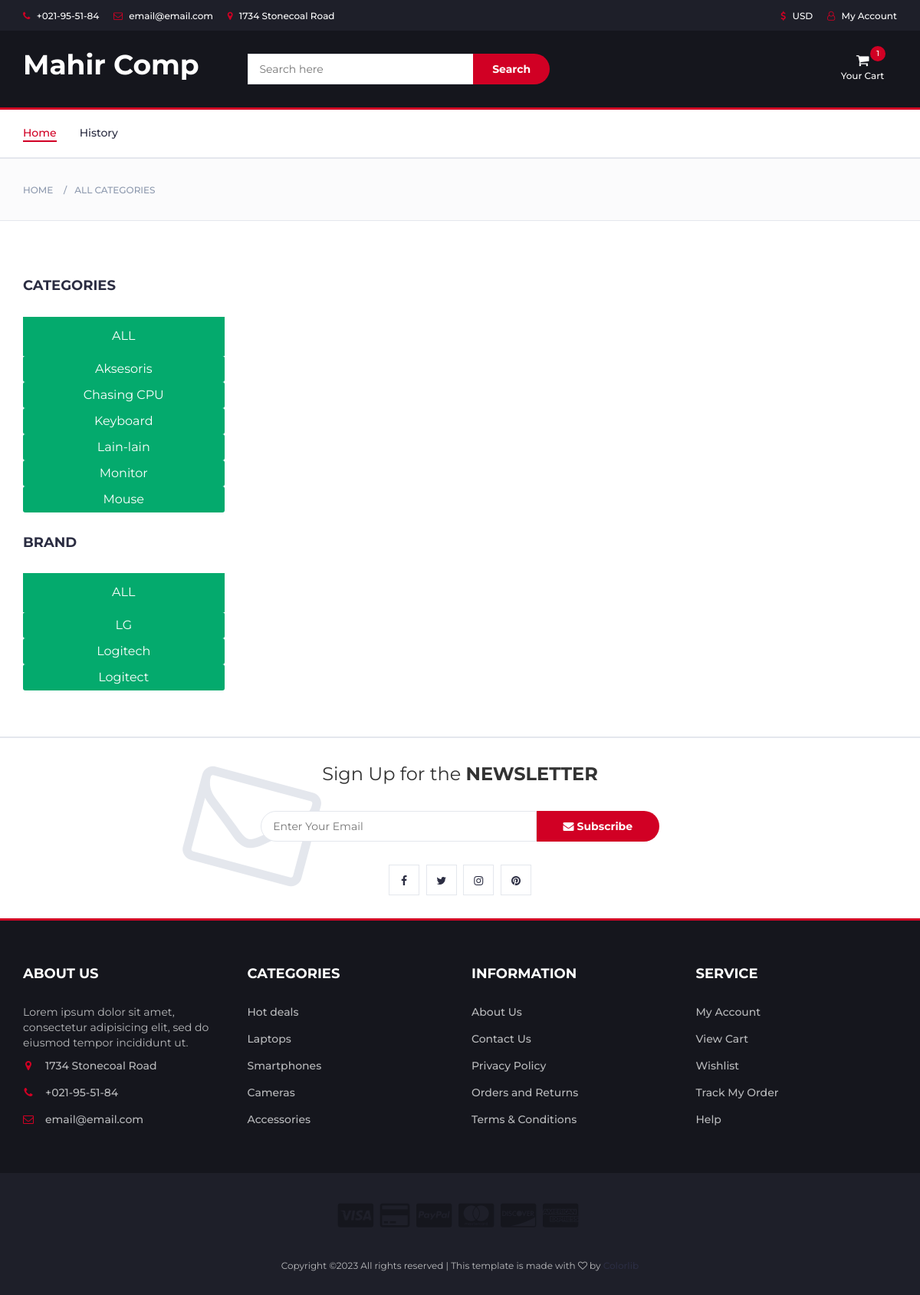
The page / on the database its author committed.
### tables this page shows
CREATE TABLE `tb_kategori_barang` (
  `id_kategori` varchar(15) NOT NULL,
  `nm_kategori` varchar(50) DEFAULT NULL
);

### application/controllers/Front.php (called while the page is built, shortened)
<?php
class Front extends CI_Controller {
    public function __construct(){
        $this->load->helper('url');
		$this->load->library('pagination');
		$this->load->database();
    }
	public function index()
	{
        $this->db->order_by("nm_kategori", "asc");
        $data['kategori'] = $this->db->get('tb_kategori_barang')->result();
        $data['merk'] = $this->db->query("select distinct merk from tb_barang where merk not in ('-') order by merk")->result();
        $head['jml_chart'] = $this->db->query("select count(*) as jml_chart from tb_temp_chart")->row()->jml_chart;
        $this->load->view('template/front/header',$head);
        $this->load->view('template/front/menu');
        $this->load->view('pages/front/home', $data);
        $this->load->view('template/front/footer');
	}
}

### index.php (called while the page is built, shortened)
<?php
require_once BASEPATH.'core/CodeIgniter.php';

### application/views/pages/front/home.php (the view, shortened to what this page needs)
<div id="breadcrumb" class="section">
	<div class="container">
		<div class="row">
			<div class="col-md-12">
				<ul class="breadcrumb-tree">
					<li><a href="<?php echo base_url('front'); ?>">Home</a></li>
					<li class="active"><a href="javascript;:">All Categories</a></li>
				</ul>
			</div>
		</div>
	</div>
</div>
<div class="section">
	<div class="container">
		<div class="row">
			<div id="aside" class="col-md-3">
				<div class="aside">
					<h3 class="aside-title">Categories</h3>
					<div class="checkbox-filter">
					<button type="button" class="btn-danger block" onclick="actKategori('ALL')">ALL</button>
					<?php foreach($kategori as $kat){ ?>
						<button type="button" onclick="actKategori('<?= $kat->id_kategori ?>')" class="btn-sm btn-danger block" style="padding: 5px 10px!important;"><?= $kat->nm_kategori ?></button>
					<?php } ?>
					</div>
				</div>
				<div class="aside">
					<h3 class="aside-title">Brand</h3>
					<div class="checkbox-filter">
						<button type="button" class="btn-danger block" onclick="actMerk('ALL')">ALL</button>
						<?php foreach($merk as $brand){ ?>
						<button type="button" class="btn-sm btn-danger block" style="padding: 5px 10px!important;"><?= $brand->merk ?></button>
						<?php } ?>
					</div>
				</div>
			</div>
			<div id="store" class="col-md-9">
			</div>
		</div>
	</div>
</div>

### application/views/template/front/header.php (shortened to what this page needs)
<!DOCTYPE html>
<html lang="en">
	<head>
 		<link type="text/css" rel="stylesheet" href="<?php echo base_url(); ?>assets/template/front/css/bootstrap.min.css"/>
 		<link type="text/css" rel="stylesheet" href="<?php echo base_url(); ?>assets/template/front/css/slick.css"/>
 		<link type="text/css" rel="stylesheet" href="<?php echo base_url(); ?>assets/template/front/css/slick-theme.css"/>
 		<link type="text/css" rel="stylesheet" href="<?php echo base_url(); ?>assets/template/front/css/nouislider.min.css"/>
 		<link rel="stylesheet" href="<?php echo base_url(); ?>assets/template/front/css/font-awesome.min.css">
 		<link type="text/css" rel="stylesheet" href="<?php echo base_url(); ?>assets/template/front/css/style.css"/>
    </head>
	<body>
		<header>
			<div id="top-header">
				<div class="container">
					<ul class="header-links pull-left">
						<li><a href="#"><i class="fa fa-phone"></i> +021-95-51-84</a></li>
						<li><a href="#"><i class="fa fa-envelope-o"></i> email@email.com</a></li>
						<li><a href="#"><i class="fa fa-map-marker"></i> 1734 Stonecoal Road</a></li>
					</ul>
					<ul class="header-links pull-right">
						<li><a href="#"><i class="fa fa-dollar"></i> USD</a></li>
						<li><a href="#"><i class="fa fa-user-o"></i> My Account</a></li>
					</ul>
				</div>
			</div>
			<div id="header">
				<div class="container">
					<div class="row">
						<div class="col-md-3">
							<div class="header-logo">
								<a href="#" class="logo">
                                    <h1 style="color: white;padding-top: 10px;">Mahir Comp</h1>
								</a>
							</div>
						</div>
						<div class="col-md-6">
							<div class="header-search">
								<form>
									<input class="input" placeholder="Search here">
									<button class="search-btn">Search</button>
								</form>
							</div>
						</div>
						<div class="col-md-3 clearfix">
							<div class="header-ctn">
								<div class="dropdown">
									<a class="dropdown-toggle" data-toggle="dropdown" aria-expanded="true">
										<i class="fa fa-shopping-cart"></i>
										<span>Your Cart</span>
										<div class="qty"><?= $jml_chart ?></div>
									</a>
								</div>
							</div>
						</div>
					</div>
				</div>
			</div>
		</header>

### application/views/template/front/menu.php
<nav id="navigation">
    <div class="container">
        <div id="responsive-nav">
            <ul class="main-nav nav navbar-nav">
                <li class="active"><a href="<?php echo base_url('front'); ?>">Home</a></li>
                <li><a href="<?php echo base_url('history'); ?>">History</a></li>
            </ul>
        </div>
    </div>
</nav>

### application/views/template/front/footer.php (shortened to what this page needs)
		<div id="newsletter" class="section">
			<div class="container">
				<div class="row">
					<div class="col-md-12">
						<div class="newsletter">
							<p>Sign Up for the <strong>NEWSLETTER</strong></p>
							<form>
								<input class="input" type="email" placeholder="Enter Your Email">
								<button class="newsletter-btn"><i class="fa fa-envelope"></i> Subscribe</button>
							</form>
							<ul class="newsletter-follow">
								<li>
									<a href="#"><i class="fa fa-facebook"></i></a>
								</li>
								<li>
									<a href="#"><i class="fa fa-twitter"></i></a>
								</li>
								<li>
									<a href="#"><i class="fa fa-instagram"></i></a>
								</li>
								<li>
									<a href="#"><i class="fa fa-pinterest"></i></a>
								</li>
							</ul>
						</div>
					</div>
				</div>
			</div>
		</div>
		<footer id="footer">
			<div class="section">
				<div class="container">
					<div class="row">
						<div class="col-md-3 col-xs-6">
							<div class="footer">
								<h3 class="footer-title">About Us</h3>
								<p>Lorem ipsum dolor sit amet, consectetur adipisicing elit, sed do eiusmod tempor incididunt ut.</p>
								<ul class="footer-links">
									<li><a href="#"><i class="fa fa-map-marker"></i>1734 Stonecoal Road</a></li>
									<li><a href="#"><i class="fa fa-phone"></i>+021-95-51-84</a></li>
									<li><a href="#"><i class="fa fa-envelope-o"></i>email@email.com</a></li>
								</ul>
							</div>
						</div>
						<div class="col-md-3 col-xs-6">
							<div class="footer">
								<h3 class="footer-title">Categories</h3>
								<ul class="footer-links">
									<li><a href="#">Hot deals</a></li>
									<li><a href="#">Laptops</a></li>
									<li><a href="#">Smartphones</a></li>
									<li><a href="#">Cameras</a></li>
									<li><a href="#">Accessories</a></li>
								</ul>
							</div>
						</div>
						<div class="col-md-3 col-xs-6">
							<div class="footer">
								<h3 class="footer-title">Information</h3>
								<ul class="footer-links">
									<li><a href="#">About Us</a></li>
									<li><a href="#">Contact Us</a></li>
									<li><a href="#">Privacy Policy</a></li>
									<li><a href="#">Orders and Returns</a></li>
									<li><a href="#">Terms & Conditions</a></li>
								</ul>
							</div>
						</div>
						<div class="col-md-3 col-xs-6">
							<div class="footer">
								<h3 class="footer-title">Service</h3>
								<ul class="footer-links">
									<li><a href="#">My Account</a></li>
									<li><a href="#">View Cart</a></li>
									<li><a href="#">Wishlist</a></li>
									<li><a href="#">Track My Order</a></li>
									<li><a href="#">Help</a></li>
								</ul>
							</div>
						</div>
					</div>
				</div>
			</div>
			<div id="bottom-footer" class="section">
				<div class="container">
					<div class="row">
						<div class="col-md-12 text-center">
							<ul class="footer-payments">
								<li><a href="#"><i class="fa fa-cc-visa"></i></a></li>
								<li><a href="#"><i class="fa fa-credit-card"></i></a></li>
								<li><a href="#"><i class="fa fa-cc-paypal"></i></a></li>
								<li><a href="#"><i class="fa fa-cc-mastercard"></i></a></li>
								<li><a href="#"><i class="fa fa-cc-discover"></i></a></li>
								<li><a href="#"><i class="fa fa-cc-amex"></i></a></li>
							</ul>
							<span class="copyright">
								Copyright &copy;<script>document.write(new Date().getFullYear());</script> All rights reserved | This template is made with <i class="fa fa-heart-o" aria-hidden="true"></i> by <a href="https://colorlib.com" target="_blank">Colorlib</a>
							</span>
						</div>
					</div>
				</div>
			</div>
		</footer>
        </body>
</html>

### application/views/template/front/header.php (style rules this page uses)
.block { display: block; width: 100%; border: none; background-color: #04AA6D; padding: 14px 28px; font-size: 16px; cursor: pointer; text-align: center; }

### rows shown on the page
tb_kategori_barang: nm_kategori "Aksesoris"
tb_kategori_barang: nm_kategori "Chasing CPU"
tb_kategori_barang: nm_kategori "Keyboard"
tb_kategori_barang: nm_kategori "Lain-lain"
tb_kategori_barang: nm_kategori "Monitor"
tb_kategori_barang: nm_kategori "Mouse"

### other values the page prints
$jml_chart "1"
$brand->merk "LG"
$brand->merk "Logitech"
$brand->merk "Logitect"
